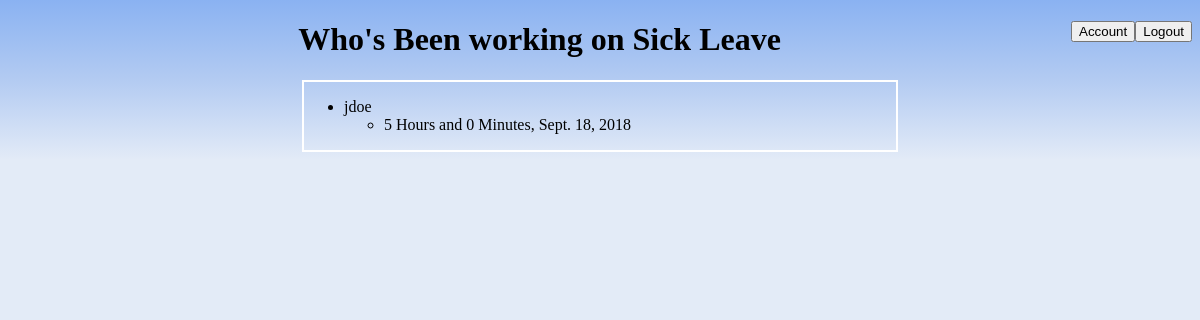
The page /tracker/krmanke/Sick Leave/ on the database as committed earlier.
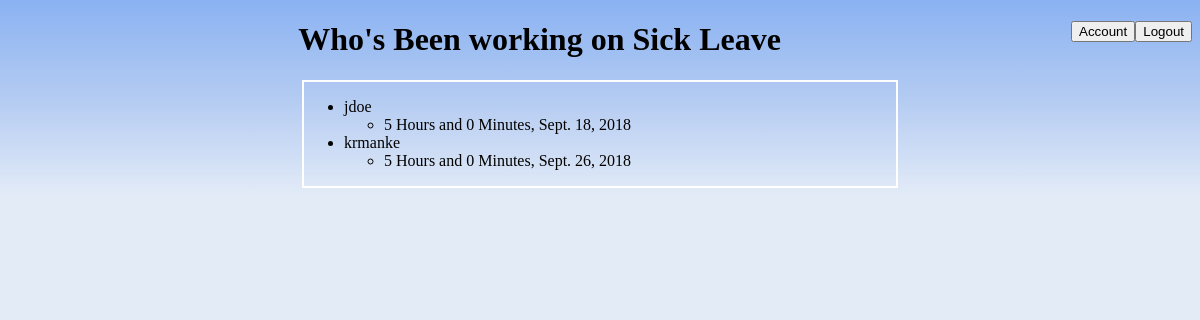
The same page on the database as committed later.
### tracker/models.py (models this page shows, shortened)
class Code(models.Model):
    def __str__(self):
        return str(self.code_text)
    code_text = models.CharField(max_length=200)

class Task(models.Model):
    performed_by = models.ForeignKey('login.User', on_delete=models.CASCADE)
    task_code = models.ForeignKey(Code, on_delete=models.CASCADE)

class Time(models.Model):
    time_hours = models.SmallIntegerField(default=0)
    time_minutes = models.IntegerField(default=0)
    date_performed = models.DateField()
    task_performed = models.ForeignKey(Task, on_delete=models.CASCADE)
    task_text = models.CharField(max_length=200)

### login/models.py (models this page shows)
class User(models.Model):
    def __str__(self):
        return self.username_text
    first_name = models.CharField(max_length=100)
    last_name = models.CharField(max_length=100)
    username_text = models.CharField(max_length=100)
    department = models.CharField(max_length=100)
    role = models.CharField(max_length=100)

### tracker/views.py (the view)
# urls.py: path('<str:in_username>/<str:task_name>/', views.task_viewer, name='tasks')
def task_viewer(request, in_username, task_name):
    if request.method == 'POST':
        if request.POST['action'] == 'previous':
            return redirect('login:login')
        elif request.POST['action'] == 'home':
            return redirect('tracker:index', in_username=in_username)
    else:
        tasks = []
        for entry in Task.objects.all():
            if str(entry.task_code) == task_name:
                tasks.append(entry)
        return render(request, 'tracker/task_viewer.html', {'tasks': tasks, 'task': task_name, 'user': in_username})

### tracker/templates/tracker/task_viewer.html (shortened to what this page needs)
<!DOCTYPE html>
<html lang="en">
<head>
    <form id="logout" method="post" action="{% url 'tracker:tasks' user task %}">
        <button type="submit" name="action" value="previous" style="float:right">Logout</button> <button type="submit" name="action" value="home" style="float:right">Account</button>
    </form>
</head>
<body>
    <div id="header">
        <h1> Who's Been working on {{ task }}</h1>
    </div>
    <div id="list">
        <ul>
            {% for entry in tasks %}
                <li>{{ entry.performed_by }}</li>
                    <ul>
                        {% for time in entry.time_set.all %}
                            <li>{{ time.time_hours }} Hours and {{ time.time_minutes }} Minutes, {{ time.date_performed }}</li>
                        {% endfor %}
                    </ul>
            {% endfor %}
        </ul>
    </div>
</body>
</html>

### tracker/templates/tracker/task_viewer.html (style rules this page uses)
#header { text-align: center; }
#list { margin: auto; border: 2px solid white; width: 50%; }
body { background-image: linear-gradient(#8ab2f2, #b3cbf2, #e3ebf7); background-repeat: no-repeat; background-color: #e3ebf7; }

Rows that differ between the two databases and show on the page:
added Task: performed_by "krmanke"
added Time: time_hours "5", time_minutes "0", date_performed "Sept. 26, 2018", shown under "krmanke"
